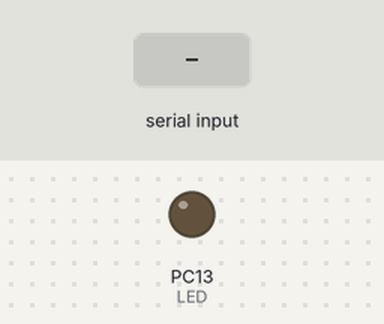
Recording of a sketch running on a simulated STM32 Blue Pill. Shown: output pins drawn as LEDs (lit = HIGH). The test bench sets the inputs (shaded band).

Above: at 1.2 s.
1.3 s: "A" received over the second serial link
At 1.8 s:
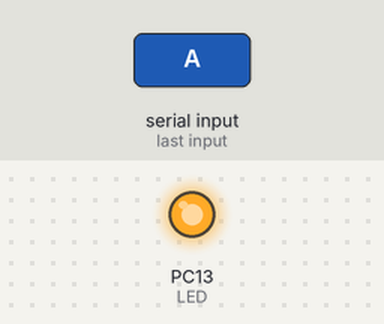
2.8 s: "a" received over the second serial link
At 4.1 s:
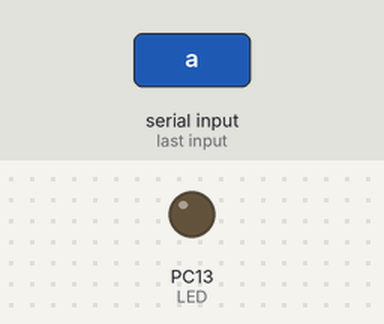
Timing chart, 0 to 5.8 s (numbered marks = the images above; inputs shaded):
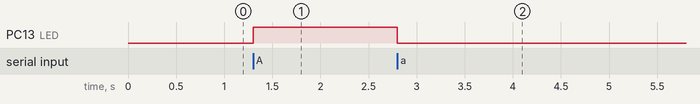

Measured:
- after the input at 1.3 s, PC13 (LED): LOW → HIGH at once
- after the input at 2.8 s, PC13 (LED): HIGH → LOW at once

The sketch:

code.ino
```cpp
/*
 *  Author:dharmendra Kumar Yadav

 */
#define LED PC13
char data = 0;


void setup() {
  Serial1.begin(9600);
  pinMode(LED,OUTPUT);

}

void loop() {

  if(Serial1.available()> 0)
  {
    data  = Serial1.read();

    if(data == 'A')
    {
      digitalWrite(LED, HIGH);
      Serial1.print("LED ON\n");
    }
    if(data == 'a')
    {
     digitalWrite(LED, LOW);
     Serial1.print("LED OFF\n");
    }

 }

}
```
